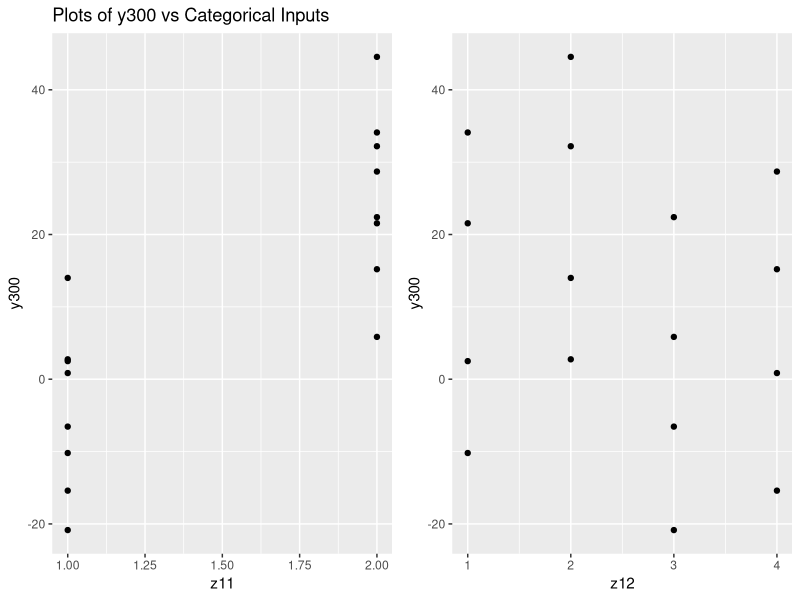
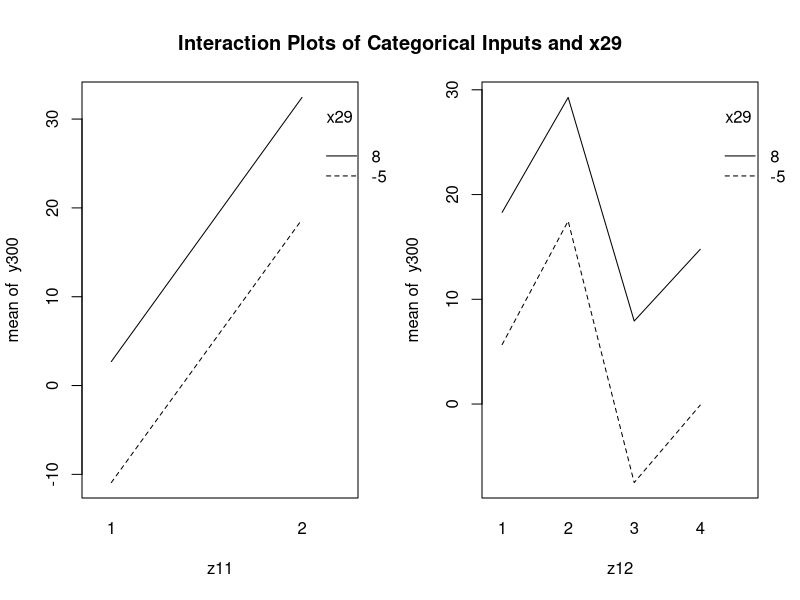

Generate these figures, in order, with R: (Note: this script raises an error after producing the figures.)
library(ggplot2)
library(gridExtra)

desen <- read.delim('desensitizer.csv')

p1 <- ggplot(data=desen, aes(x=z11, y=y300)) + geom_point() +
  ggtitle('Plots of y300 vs Categorical Inputs')
p2 <- ggplot(data=desen, aes(x=z12,y=y300)) + geom_point() +
  ggtitle(' ')

grid.arrange(p1, p2,nrow = 1)

par(mfrow=c(1,2))
z11 <- desen$z11
z12 <- desen$z12
x29 <- desen$x29
y300 <- desen$y300

interaction.plot(z11,x29,y300)
interaction.plot(z12,x29,y300)
title("Interaction Plots of Categorical Inputs and x29", line = -2.5, outer = TRUE)

m <- lm(y300~z11+z12+x29 + z11*x29 + z12*x29)
DisplayAnovaSummary(summary(aov(m)), title='')

################ Second Investigation #####################

desen2 <- read.delim('desen2.csv')

p1 <- ggplot(data=desen2, aes(x=z7, y=y300)) + geom_point()
p2 <- ggplot(data=desen2, aes(x=z8, y=y300)) + geom_point()
p3 <- ggplot(data=desen2, aes(x=z9, y=y300)) + geom_point()
p4 <- ggplot(data=desen2, aes(x=z10, y=y300)) + geom_point()
grid.arrange(p1, p2, p3, p4, nrow = 2, ncol = 2)

z7 <- desen2$z7
z8 <- desen2$z8
z9 <- desen2$z9
z10 <- desen2$z10
x29 <- desen2$x29
y300 <- desen2$y300

par(mfrow=c(1,2))
interaction.plot(z7, x29, y300)
interaction.plot(z8, x29, y300)
title("Interaction Plots of Continuous Inputs and x29", line = -2.5, outer = TRUE)

par(mfrow=c(1,2))
interaction.plot(z9, x29, y300)
interaction.plot(z10, x29, y300)

m <- lm(y300 ~ z7 + z8 + z9 + z10 + x29 +
          z7*x29 + z8*x29 + z9*x29 + z10*x29, data=desen2)
DisplayAnovaSummary(summary(aov(m)),title='')


